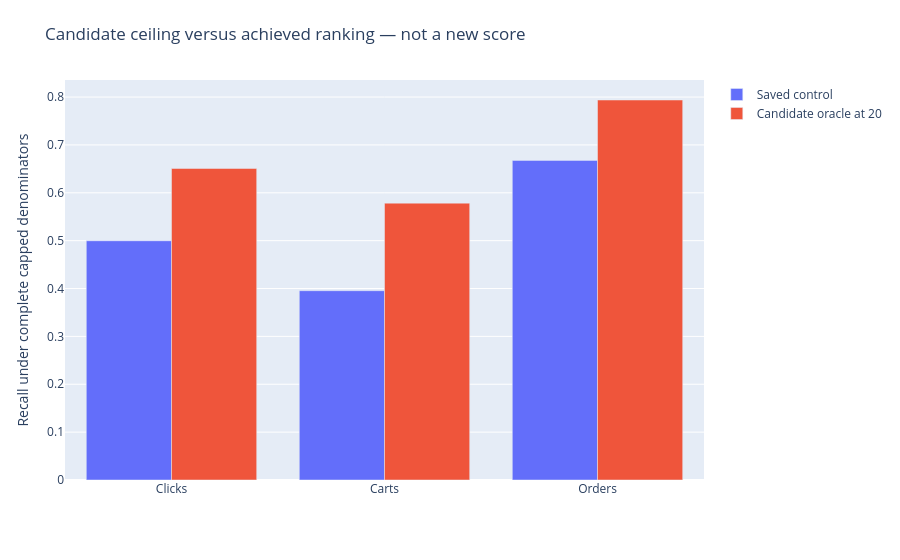

Notebook cell for this chart:
### Markdown cell above
## Candidate coverage versus ranking

### Code cell
view.show_chart(8)

### Figure 1 — Plotly figure (JSON) as saved in the notebook; plotly's stock layout.template omitted (floating-point values rounded to 4 significant figures)
{"data": [{"name": "Saved control", "type": "bar", "x": ["Clicks", "Carts", "Orders"], "y": [0.4997, 0.3955, 0.6677]}, {"name": "Candidate oracle at 20", "type": "bar", "x": ["Clicks", "Carts", "Orders"], "y": [0.6508, 0.5784, 0.7938]}], "layout": {"barmode": "group", "margin": {"b": 80, "l": 65, "r": 35, "t": 80}, "title": {"text": "Candidate ceiling versus achieved ranking — not a new score"}, "yaxis": {"title": {"text": "Recall under complete capped denominators"}}}}
